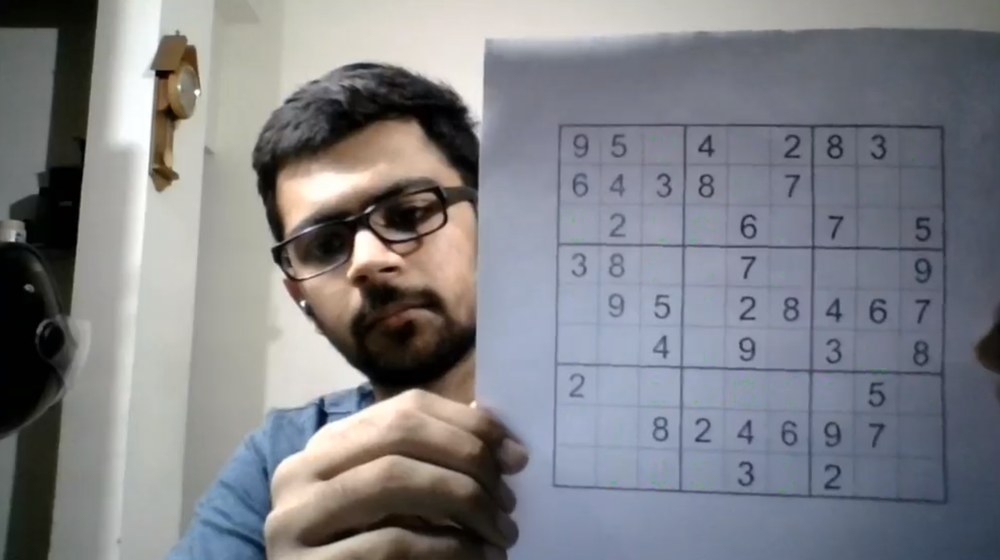
#> input picture images/image2.png, 1000 x 560 px, shrunk from 1481 x 830 before the run, found by its file name
$ python find_sudoku.py
#> lines starting #> are read from the running program, lines starting #| are printed output that depends on the picture; after the words box and inside, x2 and y2 are one past the last pixel; in counts of white or black regions, pixels touching at a corner belong together
import cv2
import imutils
import numpy as np

def locate_board():
    image_path = 'images\image2.png'
    orig_img = img= cv2.imread(image_path)
#> orig_img is the input picture: shape (560, 1000, 3); mean B, G, R 133.3, 128.5, 127.2
    img= cv2.imread(image_path, cv2.IMREAD_GRAYSCALE)
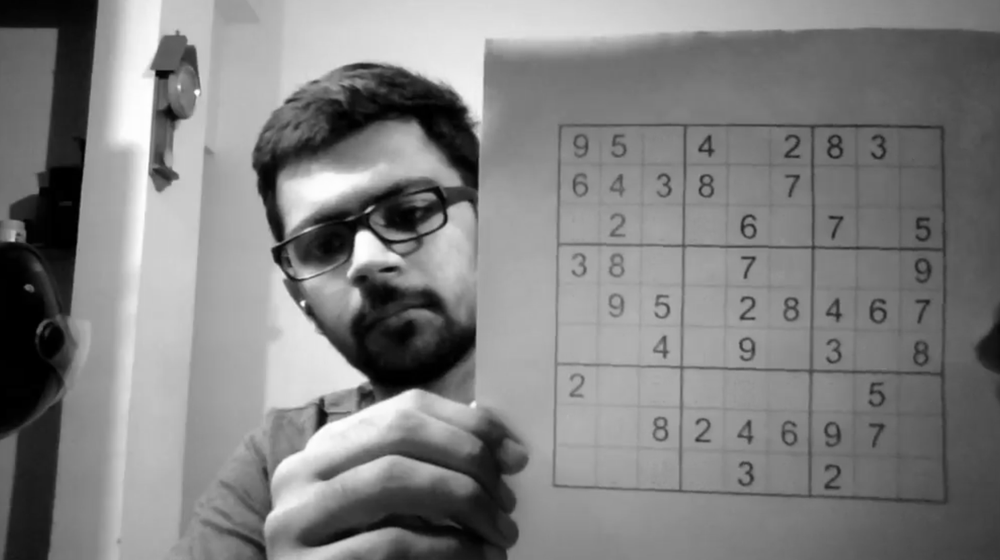
#> img: shape (560, 1000); min 0, max 255, mean 128.1
    img_size = img.shape
#> img_size = (560, 1000)
    img = cv2.GaussianBlur(img, (5, 5), 0)
    img = cv2.adaptiveThreshold(img,255,cv2.ADAPTIVE_THRESH_GAUSSIAN_C,cv2.THRESH_BINARY_INV,51,4)
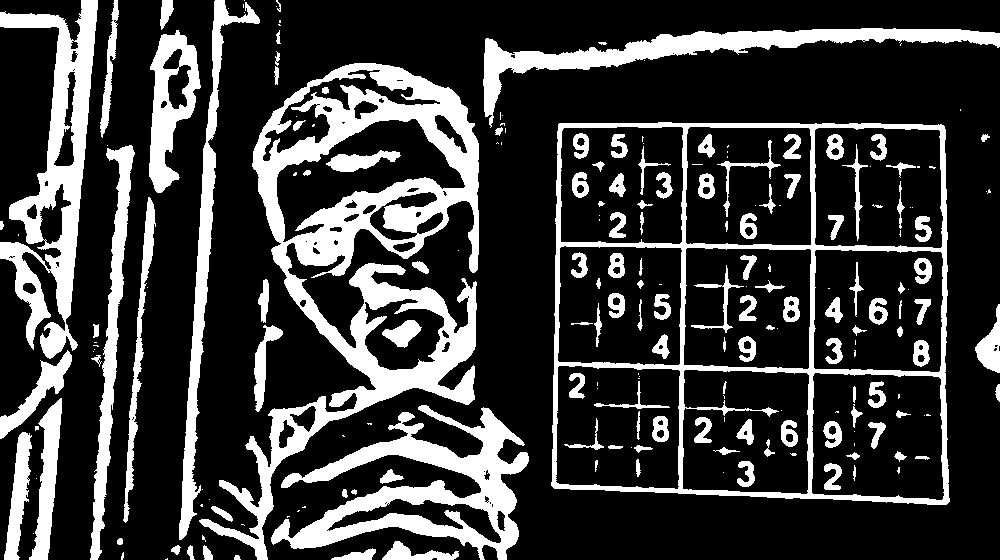
#> img: shape (560, 1000); 23.1% white; 215 white regions (86 under 20 px)
    cnts = cv2.findContours(img.copy(), cv2.RETR_EXTERNAL,cv2.CHAIN_APPROX_SIMPLE)
#> cnts = 81 contours, 46 with area under 20; largest, box (x1, y1, x2, y2) and area: (551, 122, 950, 505) 145664, (199, 63, 479, 560) 53214, (271, 405, 529, 560) 15414, (0, 0, 98, 359) 13918, (483, 28, 1000, 128) 8418
    cnts = imutils.grab_contours(cnts)
    squares = find_squares(cnts, img_size)
#> the loop in find_squares, `for c in cnts:` made 81 passes
#> (peri, approx, x, y, w, h, ar, shape_area) on passes 2, 5, 8, 16, 29, 33, 38: (18.24, [[235, 555], [234, 559], [240, 559], [238, 555]], 234, 555, 7, 5, 1.4, 35), (41.56, [[204, 545], [204, 559], [212, 559], [210, 551]], 204, 545, 9, 15, 0.6, 135), (192.5, [[382, 559], [458, 551], [411, 556], [395, 541]], 382, 541, 77, 19, 4.05, 1463), (56.77, [[211, 507], [226, 519], [232, 520], [225, 511]], 211, 507, 22, 14, 1.57, 308), (381.5, [[61, 398], [38, 423], [29, 559], [47, 559]], 29, 398, 33, 162, 0.204, 5346), (296.2, [[67, 350], [40, 360], [0, 438], [63, 386]], 0, 350, 68, 89, 0.764, 6052), (36.49, [[98, 324], [93, 324], [93, 337], [98, 335]], 93, 324, 6, 14, 0.429, 84)
#> (peri, x, y, w, h, ar, shape_area, shape_percentage) on passes 64, 68, 79: (38.63, 275, 51, 5, 15, 0.333, 75, 0.000134), (426.7, 150, 30, 51, 163, 0.313, 8313, 0.0148), (75.21, 161, 0, 13, 30, 0.433, 390, 0.000696)
#> after the loop in find_squares, `for c in cnts:`: squares = 1 contour; box (x1, y1, x2, y2) and area: (551, 122, 950, 505) 145664
    for c in squares:
        cv2.drawContours(orig_img, [c], -1, (0, 255, 0), 2)
#> this loop made 1 pass
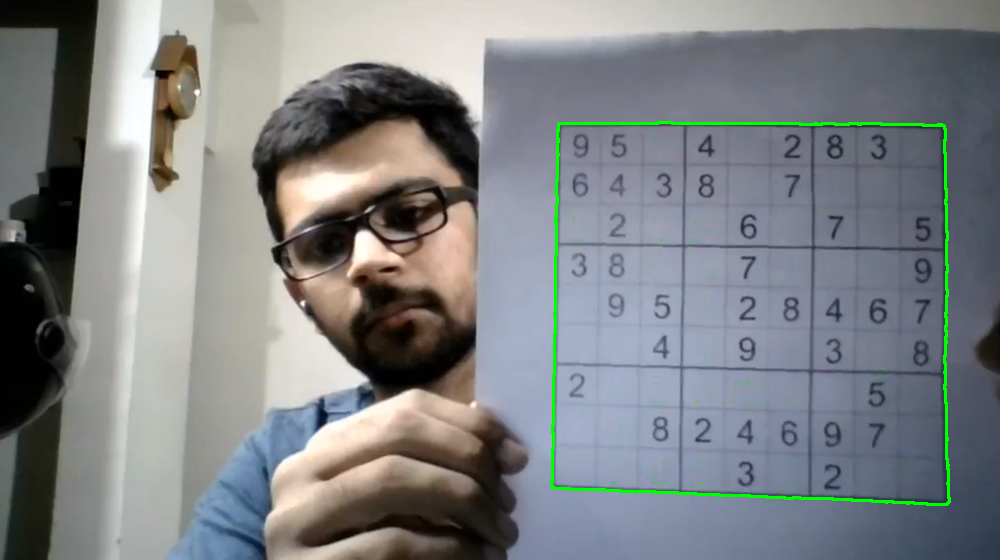
#> orig_img: shape (560, 1000, 3); 0.85% of pixels changed, all inside (x1, y1, x2, y2) = (550, 121, 951, 506)
    cv2.imshow('image', orig_img)
    cv2.waitKey(0)

def find_squares(cnts, img_size):
    img_area = img_size[0]*img_size[1]
    squares = []
    for c in cnts:
        peri = cv2.arcLength(c, True)
        approx = cv2.approxPolyDP(c, 0.04 * peri, True)
        if len(approx) == 4:
            (x, y, w, h) = cv2.boundingRect(approx)
            ar = w / float(h)
            shape_area = w*h
            shape_percentage = shape_area/img_area
            if 0.95 <= ar <= 1.05 and 0.20 <= shape_percentage < 0.90:
                squares.append(c)
    return squares

if __name__=="__main__":
    locate_board()

$ run again, with images/image1.png copied over images/image2.png
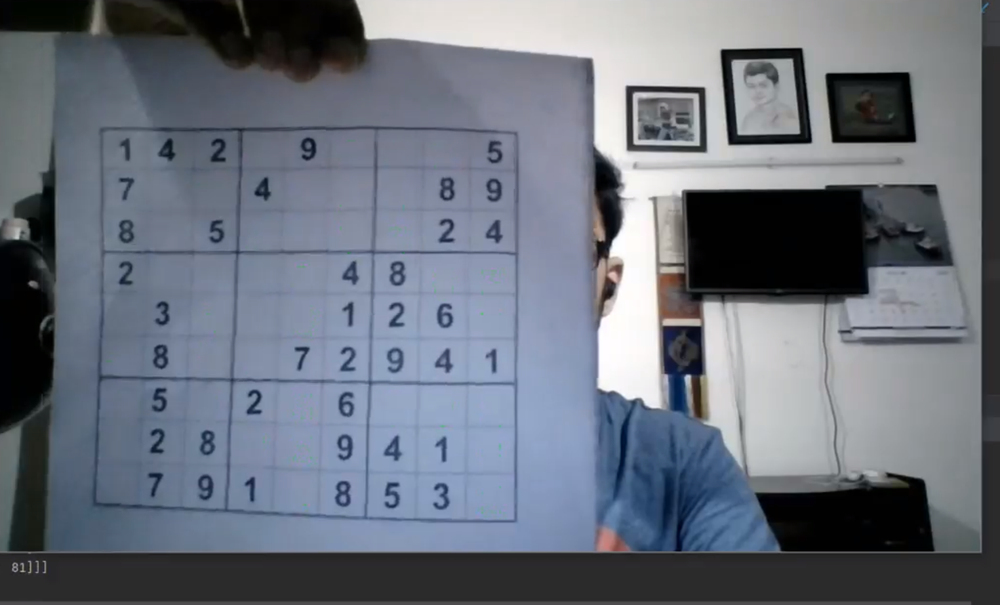
#> input picture images/image1.png, 1000 x 605 px, shrunk from 1525 x 922 before the run, found by its file name
#> in locate_board, orig_img is the input picture: shape (605, 1000, 3); mean B, G, R 124, 112.6, 106.1
#> in locate_board, `img= cv2.imread(image_path, cv2.IMREAD_GRAYSCALE)`:
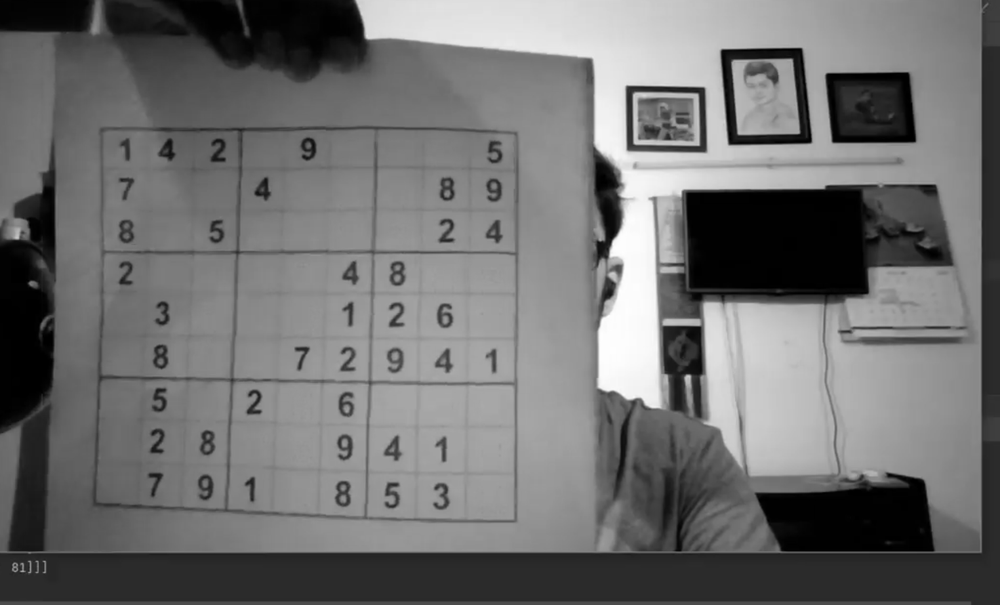
#> img: shape (605, 1000); min 0, max 255, mean 111.4
#> in locate_board, `img = cv2.adaptiveThreshold(img,255,cv2.ADAPTIVE_THRESH_GAUSSIAN_C,cv2..`:
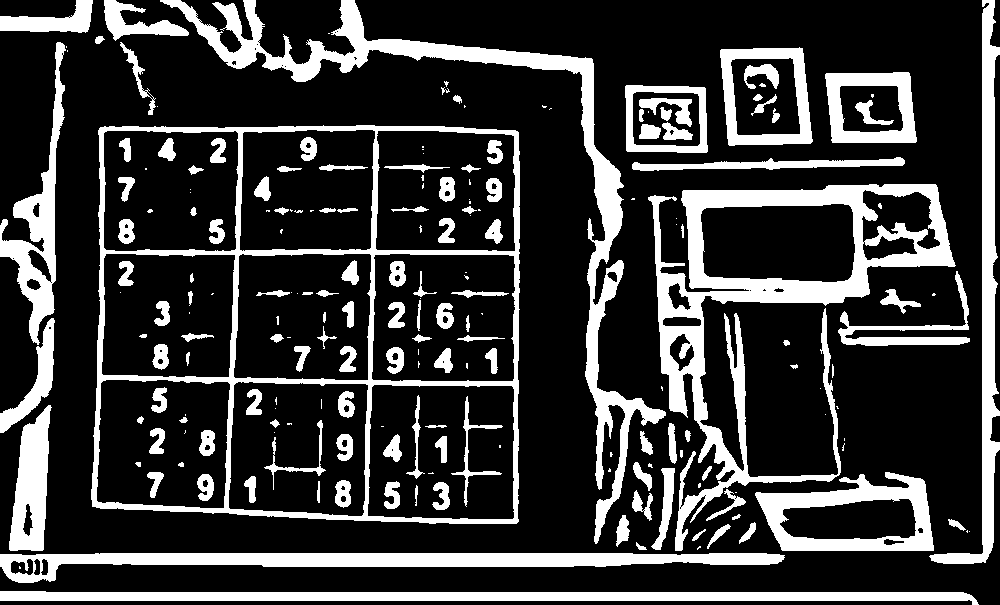
#> img: shape (605, 1000); 22.4% white; 206 white regions (75 under 20 px)
#> cnts = 68 contours, 32 with area under 20; largest, box (x1, y1, x2, y2) and area: (91, 125, 520, 524) 164023, (648, 184, 956, 551) 35978, (160, 0, 666, 544) 15200, (755, 472, 934, 551) 10162, (0, 553, 785, 583) 9712
#> the loop in find_squares, `for c in cnts:` made 68 passes
#> (peri, approx, x, y, w, h, ar, shape_area) on passes 4, 7, 8, 9, 10: (28.73, [[636, 542], [636, 545], [639, 549], [646, 549]], 636, 542, 11, 8, 1.38, 88), (37.46, [[705, 529], [696, 534], [692, 540], [696, 539]], 692, 529, 14, 12, 1.17, 168), (72.91, [[728, 524], [715, 532], [707, 548], [729, 528]], 707, 524, 23, 25, 0.92, 575), (59.36, [[754, 522], [739, 543], [749, 538], [755, 529]], 739, 522, 17, 22, 0.773, 374), (47.11, [[948, 519], [949, 524], [965, 529], [957, 521]], 948, 519, 18, 11, 1.64, 198)
#> after the loop in find_squares, `for c in cnts:`: squares = []

$ run again, with images/image3.png copied over images/image2.png
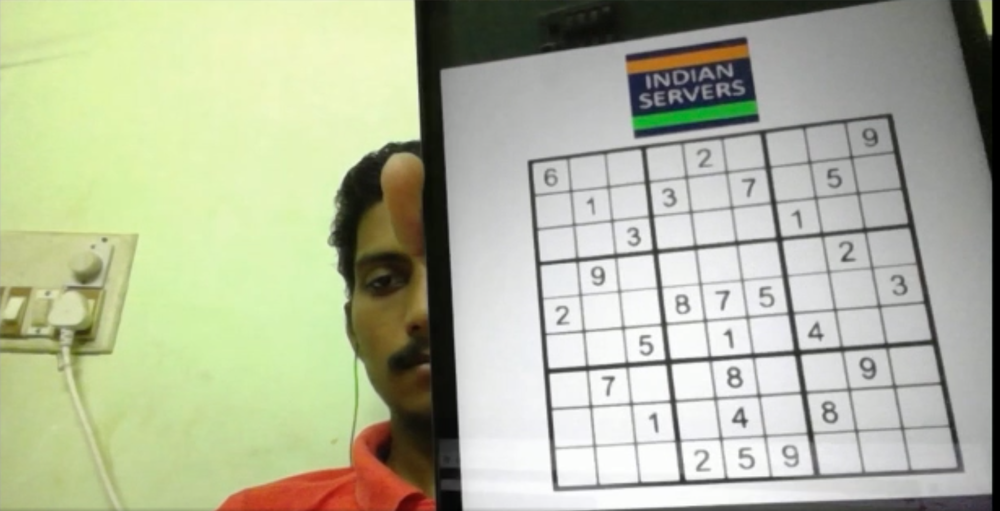
#> input picture images/image3.png, 1000 x 511 px, shrunk from 1888 x 964 before the run, found by its file name
#> in locate_board, orig_img is the input picture: shape (511, 1000, 3); mean B, G, R 156.7, 182.7, 177.5
#> in locate_board, `img = cv2.adaptiveThreshold(img,255,cv2.ADAPTIVE_THRESH_GAUSSIAN_C,cv2..`:
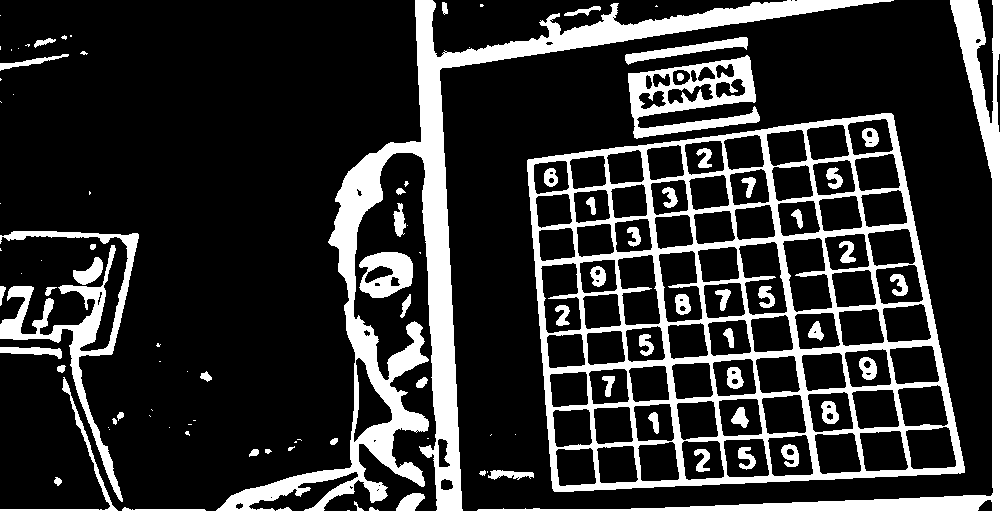
#> img: shape (511, 1000); 19.8% white; 106 white regions (41 under 20 px)
#> cnts = 77 contours, 46 with area under 20; largest, box (x1, y1, x2, y2) and area: (527, 113, 965, 492) 136125, (216, 0, 894, 511) 31442, (477, 0, 1000, 511) 8885, (628, 55, 760, 139) 6364, (0, 231, 139, 502) 5187
#> the loop in find_squares, `for c in cnts:` made 77 passes
#> (peri, approx, x, y, w, h, ar, shape_area) on passes 6, 20, 31, 38: (76.53, [[423, 494], [407, 495], [396, 510], [414, 510]], 396, 494, 28, 17, 1.65, 476), (13.66, [[186, 431], [185, 433], [189, 435], [188, 431]], 185, 431, 5, 5, 1, 25), (538.7, [[64, 377], [110, 506], [0, 510], [117, 510]], 0, 377, 118, 134, 0.881, 15812), (57.11, [[410, 294], [402, 303], [401, 317], [410, 303]], 401, 294, 10, 24, 0.417, 240)
#> after the loop in find_squares, `for c in cnts:`: squares = 1 contour; box (x1, y1, x2, y2) and area: (477, 0, 1000, 511) 8885
#> the loop in locate_board, `for c in squares:` made 1 pass
#> after the loop in locate_board, `for c in squares:`:
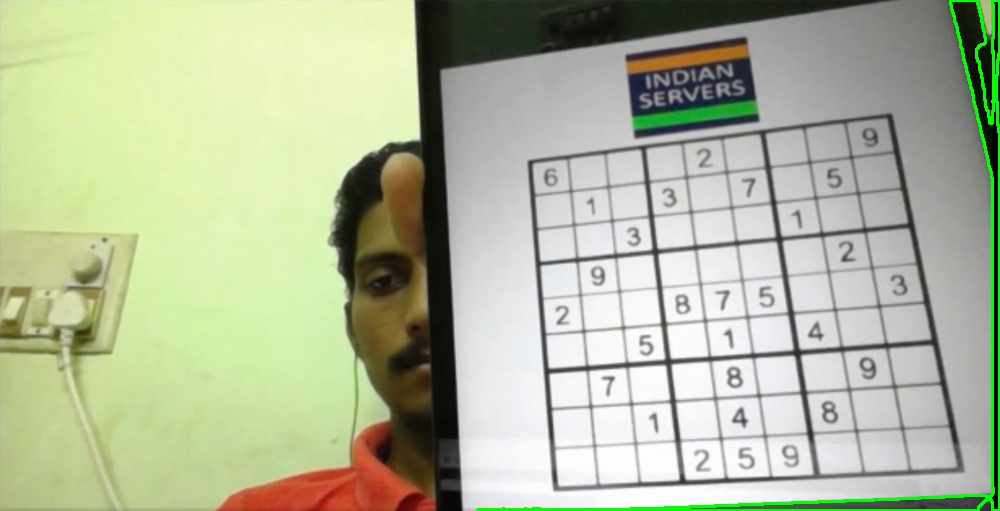
#> orig_img: shape (511, 1000, 3); 1.16% of pixels changed, all inside (x1, y1, x2, y2) = (476, 0, 1000, 511)

$ run again, with images/image4.png copied over images/image2.png
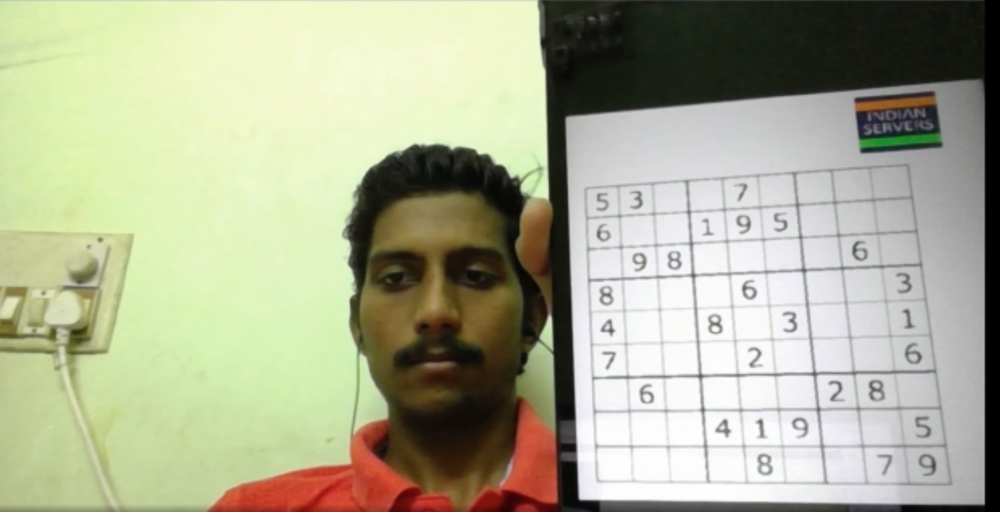
#> input picture images/image4.png, 1000 x 512 px, shrunk from 1900 x 973 before the run, found by its file name
#> in locate_board, orig_img is the input picture: shape (512, 1000, 3); mean B, G, R 148.1, 174.2, 172.2
#> in locate_board, `img = cv2.adaptiveThreshold(img,255,cv2.ADAPTIVE_THRESH_GAUSSIAN_C,cv2..`:
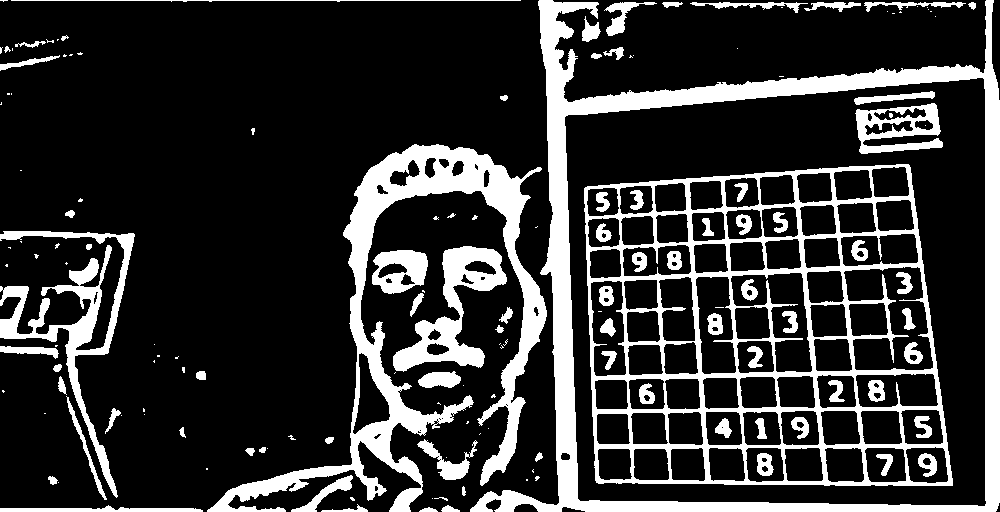
#> img: shape (512, 1000); 20.3% white; 152 white regions (71 under 20 px)
#> cnts = 115 contours, 74 with area under 20; largest, box (x1, y1, x2, y2) and area: (470, 0, 1000, 512) 195686, (207, 144, 547, 512) 21822, (0, 231, 135, 498) 5484, (393, 246, 507, 372) 5120, (372, 250, 428, 294) 1870
#> the loop in find_squares, `for c in cnts:` made 115 passes
#> (peri, approx, x, y, w, h, ar, shape_area) on passes 4, 6, 8, 21, 26: (105.5, [[367, 510], [357, 504], [356, 510], [321, 511]], 321, 504, 47, 8, 5.88, 376), (29.9, [[434, 498], [441, 497], [447, 500], [443, 497]], 434, 497, 14, 4, 3.5, 56), (21.9, [[463, 486], [462, 494], [464, 495], [465, 491]], 462, 486, 4, 10, 0.4, 40), (269.4, [[417, 444], [455, 479], [477, 442], [459, 464]], 417, 442, 61, 38, 1.61, 2318), (26.73, [[182, 427], [179, 430], [180, 434], [185, 437]], 179, 427, 7, 11, 0.636, 77)
#> after the loop in find_squares, `for c in cnts:`: squares = 1 contour; box (x1, y1, x2, y2) and area: (470, 0, 1000, 512) 195686
#> the loop in locate_board, `for c in squares:` made 1 pass
#> after the loop in locate_board, `for c in squares:`:
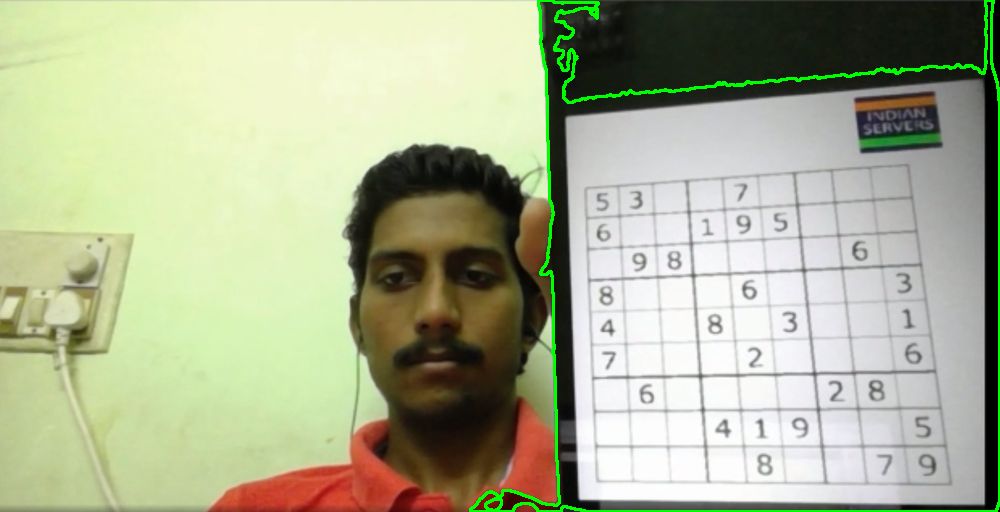
#> orig_img: shape (512, 1000, 3); 1.42% of pixels changed, all inside (x1, y1, x2, y2) = (469, 0, 1000, 512)
